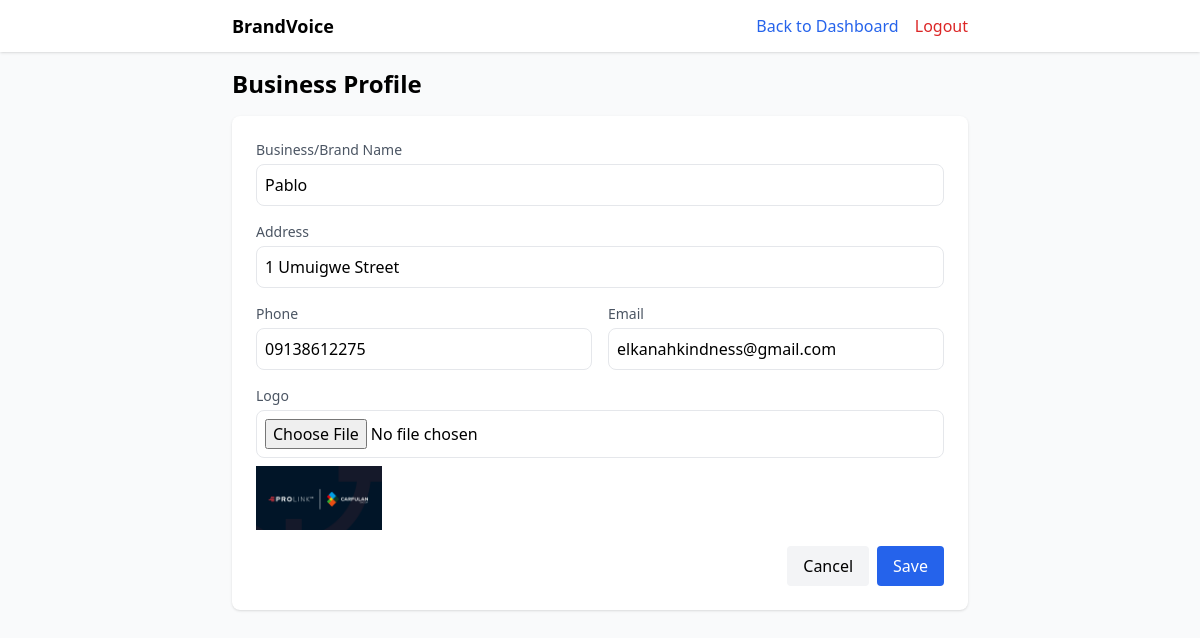
Page /business-profile (signed in) on the committed database.
### app/models.py (models this page shows)
class BusinessProfile(db.Model):
    id = db.Column(db.Integer, primary_key=True)
    user_id = db.Column(db.Integer, db.ForeignKey('user.id'), nullable=False)
    business_name = db.Column(db.String(255))
    address = db.Column(db.String(255))
    phone = db.Column(db.String(50))
    email = db.Column(db.String(255))
    logo_path = db.Column(db.String(255))

### app/routes.py (the view, shortened to what this page needs)
@main_bp.route('/business-profile', methods=['GET', 'POST'])
@login_required
def business_profile():
    profile = BusinessProfile.query.filter_by(user_id=current_user.id).first()
    return render_template('business_profile.html', profile=profile)

### app/__init__.py (called while the page is built)
@login_manager.user_loader
def load_user(user_id):
    from .models import User
    return User.query.get(int(user_id))

### app/templates/business_profile.html (shortened to what this page needs)
<!DOCTYPE html>
<html lang="en">
<head>
  <script src="https://cdn.tailwindcss.com"></script>
</head>
<body class="bg-gray-50 min-h-screen">
  <nav class="bg-white shadow">
    <div class="max-w-3xl mx-auto px-4 py-3 flex justify-between items-center">
      <div class="text-lg font-semibold">BrandVoice</div>
      <div class="space-x-3">
        <a href="{{ url_for('main.dashboard') }}" class="text-blue-600">Back to Dashboard</a>
        <a href="{{ url_for('auth.logout') }}" class="text-red-600">Logout</a>
      </div>
    </div>
  </nav>
  <main class="max-w-3xl mx-auto p-4">
    <h1 class="text-2xl font-semibold mb-4">Business Profile</h1>
    <form action="{{ url_for('main.business_profile') }}" method="POST" enctype="multipart/form-data" class="bg-white rounded-lg shadow p-6 space-y-4">
      <div>
        <label class="block text-sm font-medium text-gray-600">Business/Brand Name</label>
        <input type="text" name="business_name" value="{{ profile.business_name if profile else '' }}" class="w-full mt-1 p-2 border rounded-lg">
      </div>
      <div>
        <label class="block text-sm font-medium text-gray-600">Address</label>
        <input type="text" name="address" value="{{ profile.address if profile else '' }}" class="w-full mt-1 p-2 border rounded-lg">
      </div>
      <div class="grid grid-cols-1 md:grid-cols-2 gap-4">
        <div>
          <label class="block text-sm font-medium text-gray-600">Phone</label>
          <input type="text" name="phone" value="{{ profile.phone if profile else '' }}" class="w-full mt-1 p-2 border rounded-lg">
        </div>
        <div>
          <label class="block text-sm font-medium text-gray-600">Email</label>
          <input type="email" name="email" value="{{ profile.email if profile else '' }}" class="w-full mt-1 p-2 border rounded-lg">
        </div>
      </div>
      <div>
        <label class="block text-sm font-medium text-gray-600">Logo</label>
        <input type="file" name="logo" accept="image/*" class="w-full mt-1 p-2 border rounded-lg">
        {% if profile and profile.logo_path %}
          <img src="{{ url_for('static', filename=profile.logo_path) }}" alt="Logo" class="mt-2 h-16 object-contain">
        {% endif %}
      </div>
      <div class="flex justify-end gap-2">
        <a href="{{ url_for('main.dashboard') }}" class="px-4 py-2 bg-gray-100 rounded">Cancel</a>
        <button type="submit" class="px-4 py-2 bg-blue-600 text-white rounded">Save</button>
      </div>
    </form>
  </main>
</body>
</html>

### rows in the picture
BusinessProfile: business_name "Pablo", address "1 Umuigwe Street", phone "09138612275", email "elkanahkindness@gmail.com", logo_path (picture)
